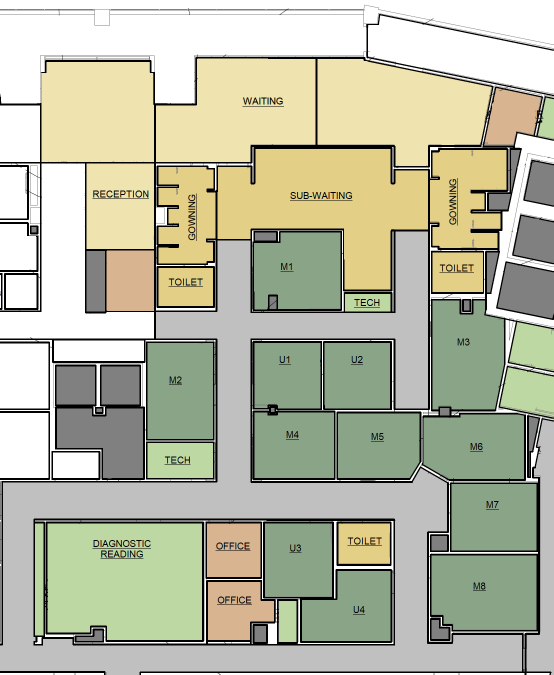
%> input picture nolines.png, 1107 x 1349 px (shown at 1/2 size)
$ octave mapFloor_BI_ALL.m   (GNU Octave 9; MATLAB toolbox functions it lacks are replaced by stand-ins)
%> lines starting %> are read from the running program, lines starting %| are printed output that depends on the picture
### Patient_Tracker_Config.m
%==========================================================================
% Name    : Patient_Tracker Configuration Script
% Company : MAG
% Author  : Connor McCann
% Date    : 17 Jun 2016
%==========================================================================

% Raspberry Pis... Turn them on(1) or off(0)
global PiOne
global PiTwo
global PiThree
global PiFour
global PiFive
global PiSix
PiOne = 1;
PiTwo = 1;
PiThree = 1;
PiFour = 1;
PiFive = 1;
PiSix = 1;


% Program Elements: These can be turned on or off before executing program
global dataPath
global sampleSize
global runCtd
global desiredNeighborNum
global plotErrorCircles
global pathLossExpRange
global valToReplaceZero
global sampleWithAvg
global preventThreeInaRow
global environmentalFactor
global pixelFactor
global plotBCNs
global mapWithFloorPlan
global evalErrors
global checkVelocity
global savePositionImage
global setPastLocSize
global deletePlots

dataPath = 'C:\Users\cy911\Dropbox\MATLAB_DB\Scanned_Data\';
%dataPath = '/Users/connormccann/Dropbox/mgh/MATLAB_DB/Scanned_Data/';

sampleSize = 2;                     % Number of files to be read per PI
desiredNeighborNum = 3;             % Only works for 3-NN
pathLossExpRange = 10;              % Found in calibratePathLossExp_FIX...sets max n value
valToReplaceZero = -92;             % Found in calibratePathLossExp_FIX...value to substitue for unavoidable 0 RSSI values
environmentalFactor = 0.0;          % NOT currently in use but DONT delete!!
pixelFactor = 1.12;                 % Found in mapping fcs...multiplication factor for coordinate to pixel plotting
mapWithFloorPlan = true;            % Maps locations over BI image instead of XY-Plot
preventThreeInaRow = false;         % Found in findNN_RSSI
plotErrorCircles = false;           % Found in mapFloor...plots trilateration circles over map
sampleWithAvg = true;               % Found in the avg filters ( <MODE> otherwise )
evalErrors = false;                 % Found in Patient_Tracker...bottom
checkVelocity = false;              % Found in Patient_Tracker
plotBCNs = true;                    % Found in mapFloor
savePositionImage = false;           % Found in mapFloor(s)
runCtd = false;                      % Found in patient_tracker...true means the program will loop
setPastLocSize = false;              % Found in stackResults...will keep historical location set for each beacon down to 10
deletePlots = false;                % Found in mapFloor_BI

% Ble Waypoint Mac IDs
global WP1 WP2 WP3 WP4 WP5...
       WP6 WP7 WP8 WP9 WP10...
       WP11 WP12 WP13 WP14 WP15...
       WP16 WP17 WP18 WP19 WP20...
       WP21 WP22 WP23 WP24 WP25...
       WP26 WP27 WP28 WP29 WP30...
       WP31 WP32
% Ble Mobile Beacon IDs
global B1 B2 B3 B4 B5

WP1 = 'f4:79:2e:4e:71:b9';
WP2 = 'd1:2f:a7:58:cb:1f';
WP3 = 'ea:e5:f1:2b:8a:1c';
WP4 = 'f4:ef:75:02:9d:3e';
WP5 = 'fb:59:8a:66:5b:4f';

WP6 = 'd1:f7:72:f2:ce:fd';
WP7 = 'f5:0f:dd:e0:69:01';
WP8 = 'ca:da:0e:4a:72:a1';
WP9 = 'ee:42:e3:51:6b:5c';
WP10 = 'e6:f2:6f:6d:76:d6';

WP11 = 'c8:a7:7c:85:2e:b3';
WP12 = 'fa:a0:26:cb:6e:89';
WP13 = 'e5:6c:83:d2:27:73';
WP14 = 'e7:d7:78:9b:1e:43';
WP15 = 'fa:40:4a:7d:56:43';

WP16 = 'c7:fd:03:cc:57:28';
WP17 = 'f9:30:03:38:0c:78';
WP18 = 'd4:3d:ad:40:bf:48';
WP19 = 'fd:b8:0d:03:07:2c';
WP20 = 'f0:c2:3d:08:28:de';

WP21 = 'dc:31:90:e1:1c:30';
WP22 = 'c7:9b:3d:ef:af:d3';
WP23 = 'c2:4d:30:cc:a4:aa';
WP24 = 'f3:7f:32:da:9e:23';
WP25 = 'fe:9b:aa:23:c0:fe';

WP26 = 'f6:51:95:91:72:03';
WP27 = 'f6:72:9f:b9:db:bb';
WP28 = 'd9:fd:11:e7:d9:db';
WP29 = 'ec:85:53:79:07:2f';
WP30 = 'ff:09:20:b8:c0:c1';

WP31 = 'fb:60:55:b5:5a:f3';
WP32 = 'da:a6:d8:fb:63:36';

B1 = 'fc:04:2a:8b:85:23';
B2 = 'df:61:b6:0a:a0:a9';
B3 = 'ea:ae:83:7d:9b:51';
B4 = 'f1:28:fe:81:d0:fb';
B5 = 'e6:a8:25:48:a8:76';


% Ble Waypoint Coordinates
global locPiOne locPiTwo locPiThree...
       locPiFour locPiFive locPiSix
% Ble Waypooint Coordinates
global locWP1 locWP2 locWP3 locWP4 locWP5...
       locWP6 locWP7 locWP8 locWP9 locWP10...
       locWP11 locWP12 locWP13 locWP14 locWP15...
       locWP16 locWP17 locWP18 locWP19 locWP20...
       locWP21 locWP22 locWP23 locWP24 locWP25...
       locWP26 locWP27 locWP28 locWP29 locWP30...
       locWP31 locWP32
% Ble Mobile Beacon Coordinates
global locBCN1 locBCN2 locBCN3 locBCN4 locBCN5

%==========================================================================
%                               BI Testing
%==========================================================================

% PIs
locPiOne = [165,281];
locPiTwo = [95	1085];
locPiThree = [259,540];
locPiFour = [873.2142857	631.25];
locPiFive = [758.9285714	926.9642857];
locPiSix = [950,163];


% WPs
locWP1 = [690.75	535.6071429];
locWP2 = [629.75	573.6071429];
locWP3 = [579.7857143	557.6071429];
locWP4 = [449.1071429	549.9285714];
locWP5 = [513.1071429	570.9285714];

locWP6 = [449.1071429	403.4285714];
locWP7 = [539.0714286	462.5];
locWP8 = [591.0714286	346.4285714];
locWP9 = [599.1071429	407.8214286];
locWP10 = [707.75	456.0357143];

locWP11 = [735.7142857	354.4642857];
locWP12 = [894.25	345.8571429];
locWP13 = [864.4642857	458.9285714];
locWP14 = [763.7857143	452.6785714];
locWP15 = [860.4642857	332.8214286];

locWP16 = [915.7857143	204.4642857];
locWP17 = [801.7857143	275.2857143];
locWP18 = [600.8928571	245.6071429];
locWP19 = [363.6785714	587.5];
locWP20 = [364.6785714	415.1785714];

locWP21 = [450.8928571	646.4285714];
locWP22 = [601.5714286	715.4285714];
locWP23 = [669.6428571	1086.607143];
locWP24 = [767.8571429	654.2857143];
locWP25 = [770.8571429	504.75];

locWP26 = [761.6071429	767.6071429];
locWP27 = [817.5714286	941.9642857];
locWP28 = [559.5714286	784.8214286];
locWP29 = [365.8214286	910.7142857];
locWP30 = [384.8214286	846.7142857];

locWP31 = [385.7142857	667.9642857];
locWP32 = [466.8928571	274.1071429];

%BCNs
locBCN1 = [654.4642857	670.5357143];
locBCN2 = [504.8571429	592.8571429];
locBCN3 = [733.0357143	468.75];
locBCN4 = [373.2142857	404.4642857];
locBCN5 = [669.6428571	1086.607143];

### mapFloor_BI_ALL.m

load('Location_Estimates');
Patient_Tracker_Config;

global sampleSize plotBCNs savePositionImage

global plotErrorCircles pixelFactor

global locPiOne locPiTwo locPiThree...
       locPiFour locPiFive locPiSix

global locWP1 locWP2 locWP3 locWP4 locWP5...
       locWP6 locWP7 locWP8 locWP9 locWP10...
       locWP11 locWP12 locWP13 locWP14 locWP15...
       locWP16 locWP17 locWP18 locWP19 locWP20...
       locWP21 locWP22 locWP23 locWP24 locWP25...
       locWP26 locWP27 locWP28 locWP29 locWP30...
       locWP31 locWP32

global locBCN1 locBCN2 locBCN3 locBCN4 locBCN5

WpLocMat = pixelFactor * [locWP1(1),locWP1(2);
                          locWP2(1),locWP2(2);
                          locWP3(1),locWP3(2);
                          locWP4(1),locWP4(2);
                          locWP5(1),locWP5(2);
                          locWP6(1),locWP6(2);
                          locWP7(1),locWP7(2);
                          locWP8(1),locWP8(2);
                          locWP9(1),locWP9(2);
                          locWP10(1),locWP10(2);
                          locWP11(1),locWP11(2);
                          locWP12(1),locWP12(2);
                          locWP13(1),locWP13(2);
                          locWP14(1),locWP14(2);
                          locWP15(1),locWP15(2);
                          locWP16(1),locWP16(2);
                          locWP17(1),locWP17(2);
                          locWP18(1),locWP18(2);
                          locWP19(1),locWP19(2);
                          locWP20(1),locWP20(2);
                          locWP21(1),locWP21(2);
                          locWP22(1),locWP22(2);
                          locWP23(1),locWP23(2);
                          locWP24(1),locWP24(2);
                          locWP25(1),locWP25(2);
                          locWP26(1),locWP26(2);
                          locWP27(1),locWP27(2);
                          locWP28(1),locWP28(2);
                          locWP29(1),locWP29(2);
                          locWP30(1),locWP30(2);
                          locWP31(1),locWP31(2);
                          locWP32(1),locWP32(2);
                          ];
% Function Arguments
coordStruct = solsMat;

% Background Floorplan
figure(1)
hold on
BIFP = 1.4*imread('nolines.png');    %'BI_Figures\nolines.png'
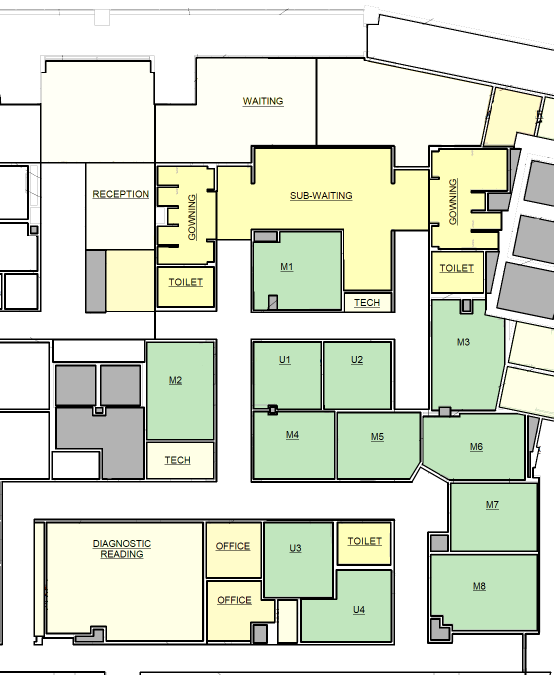
%> BIFP: size 1349x1107x3 uint8 (shown at 1/2 size); mean R, G, B 217.9, 224.5, 206.5
BIFP = flipud(BIFP);
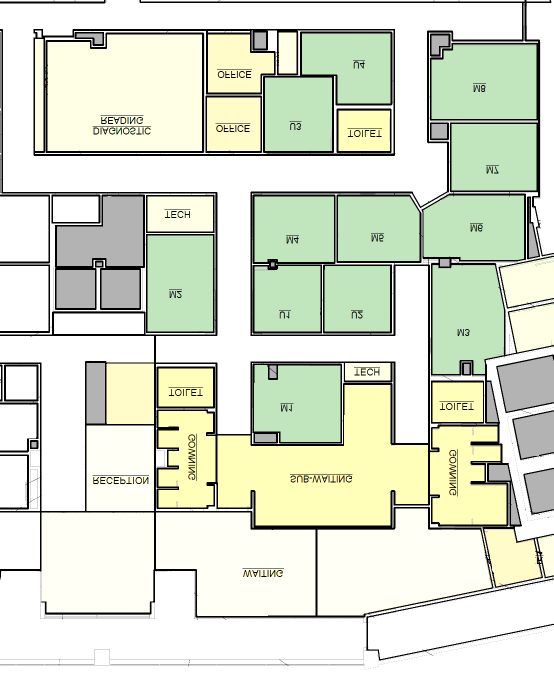
%> BIFP: size 1349x1107x3 uint8 (shown at 1/2 size); mean R, G, B 217.9, 224.5, 206.5; mean of the top-left, top-right, bottom-left and bottom-right quarters 212.6, 200.8, 231.6, 220.1
%BIFPinfo = imfinfo('BImap.png');
[X,Y,Z] = size(BIFP);
%> X = 1349; Y = 1107; Z = 3
image(BIFP)
set(gca,'YDir','normal');
axis image
set(gcf,'Units','pixels','Position',[570 150 0.5*X 0.7*Y]);
axis image

xlim([0,1100])
ylim([0,1250])

line([0,0],[0,1250],'LineWidth',4,'Color','k')
line([0,1100],[1250,1250],'LineWidth',4,'Color','k')
line([1100,1100],[1250,0],'LineWidth',4,'Color','k')
line([0,1100],[0,0],'LineWidth',4,'Color','k')
%==========================================================================
%                             Plotting
%==========================================================================

% Plotting the PIs
a = 50;
dx = 10;
dy = 10;

% Plotting the estimated positon of the BCNs

numBcns = numel(fieldnames(coordStruct));
%colorVec = {'r','c','y','g','b'};
colorVec = {[1,0,0],[1,0.5,0],[1,1,0],[0,1,0],[0,0,1]};
for(i = 1:numBcns)
    fname = sprintf('B%d',i);
    [lastRow,lastCol] = size(coordStruct.(fname));

    xToPlot = pixelFactor*coordStruct.(fname)(:,1); %lastRow *******************************

    yToPlot = pixelFactor*coordStruct.(fname)(:,2); %lastRow *******************************

    SP1 = scatter(xToPlot,yToPlot,a,colorVec{i},'filled','MarkerEdgeColor','k','LineWidth',1.5);
end

disp('Looping through second data file...')

load('Location_Estimates_2.mat')
coordStruct = solsMat;
% [15 lines of commented-out code are left out]

scatter(pixelFactor*locBCN1(1),pixelFactor*locBCN1(2),100,'k','filled','MarkerEdgeColor','w')

scatter(pixelFactor*locBCN2(1),pixelFactor*locBCN2(2),100,'k','filled','MarkerEdgeColor','w')

scatter(pixelFactor*locBCN3(1),pixelFactor*locBCN3(2),100,'k','filled','MarkerEdgeColor','w')

scatter(pixelFactor*locBCN4(1),pixelFactor*locBCN4(2),100,'k','filled','MarkerEdgeColor','w')

scatter(pixelFactor*locBCN5(1),pixelFactor*locBCN5(2),100,'k','filled','MarkerEdgeColor','w')

% Graph details and error vector
title('Patient Beacons')

saveas(SP1,'Plot_Of_Location_Estimates_24.png')
